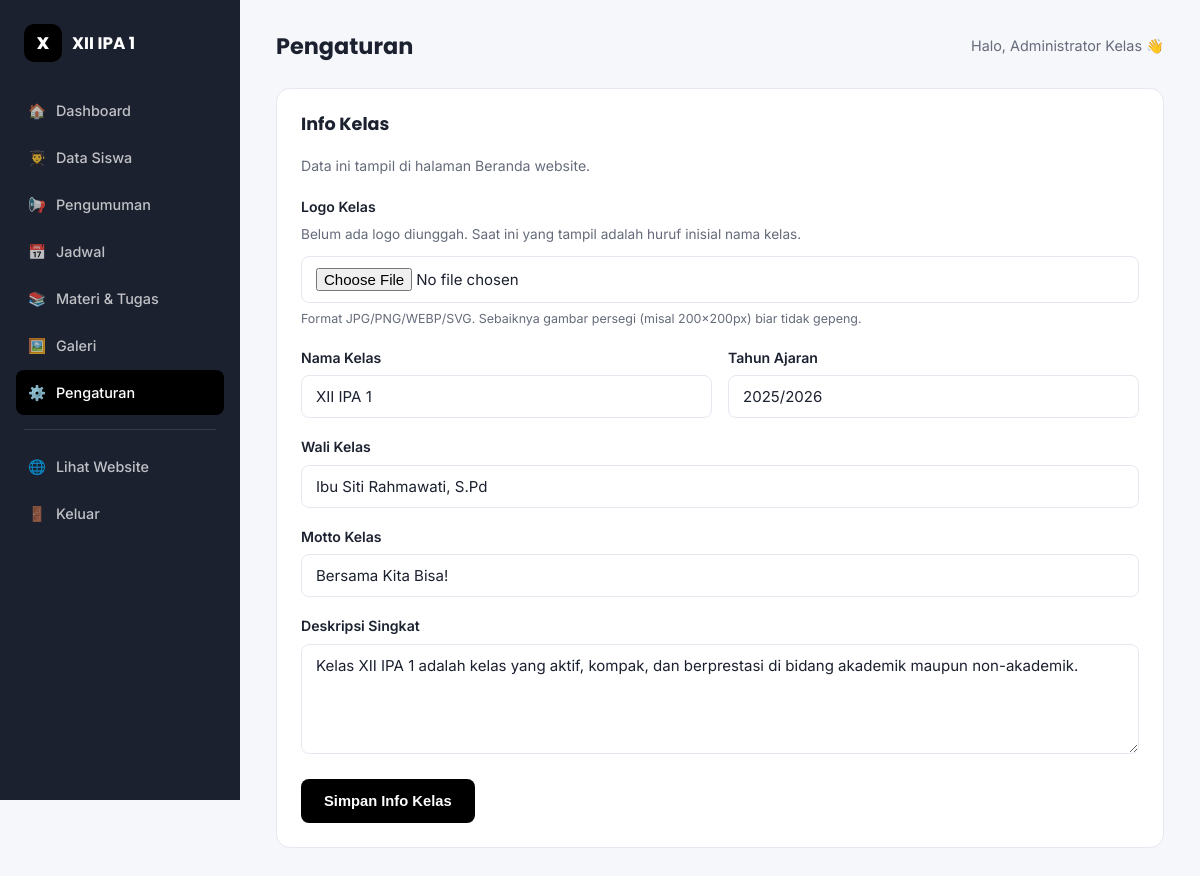
The app's page /admin/pengaturan.php (signed in) with its own data.
### tables this page shows
CREATE TABLE info_kelas (
    id INT AUTO_INCREMENT PRIMARY KEY,
    nama_kelas VARCHAR(100) NOT NULL,
    tahun_ajaran VARCHAR(20) DEFAULT NULL,
    wali_kelas VARCHAR(100) DEFAULT NULL,
    jumlah_siswa_manual INT DEFAULT NULL,
    deskripsi TEXT,
    motto VARCHAR(255) DEFAULT NULL,
    logo VARCHAR(255) DEFAULT NULL,
    diperbarui_pada TIMESTAMP DEFAULT CURRENT_TIMESTAMP ON UPDATE CURRENT_TIMESTAMP
);

### includes/functions.php (called while the page is built, shortened)
<?php
function h($string)
{
    return htmlspecialchars($string ?? '', ENT_QUOTES, 'UTF-8');
}
function logo_ada($namafile)
{
    return !empty($namafile) && file_exists(__DIR__ . '/../uploads/logo/' . $namafile);
}

### admin/pengaturan.php (the view, shortened to what this page needs)
<?php
require_once __DIR__ . '/../config/database.php';
require_once __DIR__ . '/../includes/functions.php';
$judul_halaman = 'Pengaturan';
$info = $pdo->query('SELECT * FROM info_kelas ORDER BY id DESC LIMIT 1')->fetch();
require_once __DIR__ . '/../includes/admin_header.php';
?>
<div class="admin-panel">
    <div class="admin-panel-head"><h2>Info Kelas</h2></div>
    <p style="color:var(--color-text-muted); margin-bottom:18px; font-size:0.88rem;">Data ini tampil di halaman Beranda website.</p>
    <form method="post" enctype="multipart/form-data" autocomplete="off">
        <div class="form-group">
            <label>Logo Kelas</label>
            <?php if (logo_ada($info['logo'] ?? null)): ?>
                <div style="display:flex; align-items:center; gap:14px; margin-bottom:10px;">
                    <img src="<?= BASE_URL ?>/uploads/logo/<?= h($info['logo']) ?>" alt="Logo saat ini" style="width:64px; height:64px; object-fit:contain; border:1px solid var(--color-border); border-radius:10px; padding:4px; background:#fff;">
                    <label style="font-weight:400; display:flex; align-items:center; gap:6px; font-size:0.85rem; color:var(--color-text-muted);">
                        <input type="checkbox" name="hapus_logo" value="1"> Hapus logo ini (kembali ke huruf inisial)
                    </label>
                </div>
            <?php else: ?>
                <p style="font-size:0.85rem; color:var(--color-text-muted); margin-bottom:10px;">Belum ada logo diunggah. Saat ini yang tampil adalah huruf inisial nama kelas.</p>
            <?php endif; ?>
            <input type="file" name="logo" class="form-control" accept="image/*,.svg">
            <p style="font-size:0.78rem; color:var(--color-text-muted); margin-top:6px;">Format JPG/PNG/WEBP/SVG. Sebaiknya gambar persegi (misal 200x200px) biar tidak gepeng.</p>
        </div>
        <div class="form-row">
            <div class="form-group">
                <label>Nama Kelas</label>
                <input type="text" name="nama_kelas" class="form-control" required value="<?= h($info['nama_kelas'] ?? '') ?>">
            </div>
            <div class="form-group">
                <label>Tahun Ajaran</label>
                <input type="text" name="tahun_ajaran" class="form-control" placeholder="2025/2026" value="<?= h($info['tahun_ajaran'] ?? '') ?>">
            </div>
        </div>
        <div class="form-group">
            <label>Wali Kelas</label>
            <input type="text" name="wali_kelas" class="form-control" value="<?= h($info['wali_kelas'] ?? '') ?>">
        </div>
        <div class="form-group">
            <label>Motto Kelas</label>
            <input type="text" name="motto" class="form-control" value="<?= h($info['motto'] ?? '') ?>">
        </div>
        <div class="form-group">
            <label>Deskripsi Singkat</label>
            <textarea name="deskripsi" class="form-control"><?= h($info['deskripsi'] ?? '') ?></textarea>
        </div>
        <button type="submit" class="btn btn-primary">Simpan Info Kelas</button>
    </form>
</div>
<?php require_once __DIR__ . '/../includes/admin_footer.php'; ?>

### includes/admin_header.php (shortened to what this page needs)
<?php
$halaman_admin = basename($_SERVER['PHP_SELF']);
$judul_halaman = $judul_halaman ?? 'Panel Admin';
$nama_kelas = $info['nama_kelas'] ?? 'Website Kelas';
$menu_admin = [
    'index.php'       => ['label' => 'Dashboard',    'icon' => '🏠'],
    'siswa.php'        => ['label' => 'Data Siswa',   'icon' => '👨‍🎓'],
    'pengumuman.php'   => ['label' => 'Pengumuman',   'icon' => '📢'],
    'jadwal.php'        => ['label' => 'Jadwal',      'icon' => '📅'],
    'materi.php'        => ['label' => 'Materi & Tugas', 'icon' => '📚'],
    'galeri.php'        => ['label' => 'Galeri',      'icon' => '🖼️'],
    'pengaturan.php'    => ['label' => 'Pengaturan',  'icon' => '⚙️'],
];
?>
<!DOCTYPE html>
<html lang="id">
<head>
    <link rel="stylesheet" href="<?= BASE_URL ?>/assets/css/style.css">
</head>
<body>
<div class="admin-layout">
    <aside class="admin-sidebar" id="adminSidebar">
        <div class="brand">
            <?php if (logo_ada($info['logo'] ?? null)): ?>
                <img class="brand-mark brand-mark-img" src="<?= BASE_URL ?>/uploads/logo/<?= h($info['logo']) ?>" alt="Logo <?= h($nama_kelas) ?>">
            <?php else: ?>
                <span class="brand-mark"><?= h(mb_substr($nama_kelas, 0, 1)) ?></span>
            <?php endif; ?>
            <span class="brand-name"><?= h($nama_kelas) ?></span>
        </div>
        <nav>
            <?php foreach ($menu_admin as $file => $item): ?>
                <a href="<?= $file ?>" class="<?= $halaman_admin === $file ? 'active' : '' ?>">
                    <span><?= $item['icon'] ?></span> <?= $item['label'] ?>
                </a>
            <?php endforeach; ?>
            <div class="divider"></div>
            <a href="<?= BASE_URL ?>/index.php"><span>🌐</span> Lihat Website</a>
            <a href="logout.php"><span>🚪</span> Keluar</a>
        </nav>
    </aside>
    <main class="admin-main">
        <div class="admin-topbar">
            <h1><?= h($judul_halaman) ?></h1>
            <span style="color:var(--color-text-muted); font-size:0.9rem;">Halo, <?= h($_SESSION['admin_nama'] ?? 'Admin') ?> 👋</span>
        </div>

### assets/css/style.css (style rules this page uses)
:root { --color-primary: #000000; --color-primary-dark: #000000; --color-primary-light: #000000; --color-accent: #f5a623; --color-success: #1a9c6b; --color-danger: #e34b4b; --color-bg: #f6f7fb; --color-surface: #ffffff; --color-border: #e6e8f0; --color-text: #1c2130; --color-text-muted: #656b7a; --color-text-on-primary: #ffffff; --font-heading: 'Poppins', system-ui, sans-serif; --font-body: 'Inter', system-ui, sans-serif; --radius-sm: 8px; --radius-md: 14px; --radius-lg: 22px; --shadow-sm: 0 1px 3px rgba(28, 33, 48, 0.06); --shadow-md: 0 10px 30px rgba(28, 33, 48, 0.08); }
* { box-sizing: border-box; margin: 0; padding: 0; }
html { scroll-behavior: smooth; }
body { font-family: var(--font-body); background: var(--color-bg); color: var(--color-text); line-height: 1.6; -webkit-font-smoothing: antialiased; overflow-x: hidden; }
a { color: inherit; text-decoration: none; }
h1, h2, h3, h4 { font-family: var(--font-heading); line-height: 1.25; font-weight: 700; }
.brand { display: flex; align-items: center; gap: 10px; font-family: var(--font-heading); font-weight: 700; font-size: 1.05rem; }
.brand-mark { width: 38px; height: 38px; border-radius: 10px; background: var(--color-primary); color: var(--color-text-on-primary); display: flex; align-items: center; justify-content: center; font-weight: 800; flex-shrink: 0; }
.btn { display: inline-flex; align-items: center; gap: 8px; padding: 11px 22px; border-radius: var(--radius-sm); font-weight: 600; font-size: 0.92rem; border: 1px solid transparent; cursor: pointer; transition: background 0.15s ease, color 0.15s ease, border-color 0.15s ease; min-height: 44px; touch-action: manipulation; }
.btn-primary { background: var(--color-primary); color: var(--color-text-on-primary); }
.form-group { margin-bottom: 18px; }
.form-group label { display: block; font-weight: 600; font-size: 0.88rem; margin-bottom: 6px; }
.form-control { width: 100%; padding: 11px 14px; border: 1px solid var(--color-border); border-radius: var(--radius-sm); font-family: var(--font-body); font-size: 0.94rem; background: var(--color-surface); color: var(--color-text); transition: border-color 0.15s ease; }
textarea.form-control { resize: vertical; min-height: 110px; }
.form-row { display: grid; grid-template-columns: 1fr 1fr; gap: 16px; }
.admin-layout { display: flex; min-height: 100vh; }
.admin-sidebar { width: 240px; background: var(--color-text); color: #fff; flex-shrink: 0; padding: 24px 16px; position: sticky; top: 0; height: 100vh; overflow-y: auto; }
.admin-sidebar .brand { color: #fff; margin-bottom: 26px; padding: 0 8px; }
.admin-sidebar nav a { display: flex; align-items: center; gap: 10px; padding: 11px 12px; border-radius: var(--radius-sm); color: rgba(255,255,255,0.72); font-size: 0.9rem; font-weight: 500; margin-bottom: 2px; }
.admin-sidebar nav a.active { background: var(--color-primary); color: #fff; }
.admin-sidebar .divider { height: 1px; background: rgba(255,255,255,0.12); margin: 14px 8px; }
.admin-main { flex: 1; padding: 32px 36px; min-width: 0; }
.admin-topbar { display: flex; align-items: center; justify-content: space-between; margin-bottom: 28px; flex-wrap: wrap; gap: 12px; }
.admin-topbar h1 { font-size: 1.4rem; }
.admin-panel { background: var(--color-surface); border: 1px solid var(--color-border); border-radius: var(--radius-md); padding: 24px; margin-bottom: 24px; }
.admin-panel-head { display: flex; justify-content: space-between; align-items: center; margin-bottom: 20px; flex-wrap: wrap; gap: 10px; }
.admin-panel-head h2 { font-size: 1.1rem; }
.reveal-on-scroll { opacity: 0; transform: translateY(28px); transition: opacity 0.6s ease, transform 0.6s ease; }
.reveal-on-scroll.is-visible { opacity: 1; transform: translateY(0); }
main { opacity: 1; transition: opacity 0.35s ease; }

### records on screen
info_kelas: nama_kelas "X", nama_kelas "XII IPA 1", tahun_ajaran "2025/2026", wali_kelas "Ibu Siti Rahmawati, S.Pd", motto "Bersama Kita Bisa!", deskripsi "Kelas XII IPA 1 adalah kelas yang aktif, kompak, dan berprestasi di bidang akademik maupun non-akademik."

### other values on screen
$item['icon'] "🏠"
$item['label'] "Dashboard"
$item['icon'] "👨‍🎓"
$item['label'] "Data Siswa"
$item['icon'] "📢"
$item['label'] "Pengumuman"
$item['icon'] "📅"
$item['label'] "Jadwal"
$item['icon'] "📚"
$item['label'] "Materi & Tugas"
$item['icon'] "🖼️"
$item['label'] "Galeri"
$item['icon'] "⚙️"
$item['label'] "Pengaturan"
$judul_halaman "Pengaturan"
